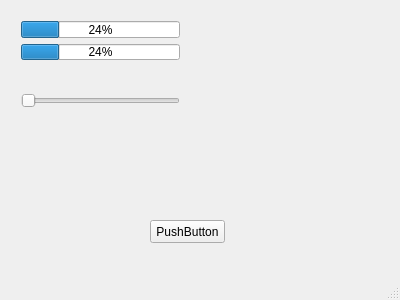
<?xml version="1.0" encoding="UTF-8"?>
<ui version="4.0">
 <class>MainWindow</class>
 <widget class="QMainWindow" name="MainWindow">
  <property name="geometry">
   <rect>
    <x>0</x>
    <y>0</y>
    <width>400</width>
    <height>300</height>
   </rect>
  </property>
  <property name="windowTitle">
   <string>MainWindow</string>
  </property>
  <widget class="QWidget" name="centralWidget">
   <widget class="QPushButton" name="pushButton">
    <property name="geometry">
     <rect>
      <x>150</x>
      <y>220</y>
      <width>75</width>
      <height>23</height>
     </rect>
    </property>
    <property name="text">
     <string>PushButton</string>
    </property>
   </widget>
   <widget class="QWidget" name="layoutWidget">
    <property name="geometry">
     <rect>
      <x>10</x>
      <y>70</y>
      <width>181</width>
      <height>61</height>
     </rect>
    </property>
    <layout class="QVBoxLayout" name="verticalLayout_3">
     <item>
      <widget class="QSlider" name="horizontalSlider">
       <property name="orientation">
        <enum>Qt::Horizontal</enum>
       </property>
      </widget>
     </item>
    </layout>
   </widget>
   <widget class="QWidget" name="">
    <property name="geometry">
     <rect>
      <x>10</x>
      <y>10</y>
      <width>181</width>
      <height>61</height>
     </rect>
    </property>
    <layout class="QVBoxLayout" name="verticalLayout">
     <item>
      <widget class="QProgressBar" name="progressBar">
       <property name="value">
        <number>24</number>
       </property>
      </widget>
     </item>
     <item>
      <widget class="QProgressBar" name="progressBar_3">
       <property name="value">
        <number>24</number>
       </property>
      </widget>
     </item>
    </layout>
   </widget>
  </widget>
  <widget class="QMenuBar" name="menuBar">
   <property name="geometry">
    <rect>
     <x>0</x>
     <y>0</y>
     <width>400</width>
     <height>21</height>
    </rect>
   </property>
  </widget>
  <widget class="QStatusBar" name="statusBar"/>
 </widget>
 <layoutdefault spacing="6" margin="11"/>
 <resources/>
 <connections>
  <connection>
   <sender>pushButton</sender>
   <signal>clicked()</signal>
   <receiver>MainWindow</receiver>
   <slot>close()</slot>
   <hints>
    <hint type="sourcelabel">
     <x>198</x>
     <y>248</y>
    </hint>
    <hint type="destinationlabel">
     <x>195</x>
     <y>117</y>
    </hint>
   </hints>
  </connection>
 </connections>
</ui>
